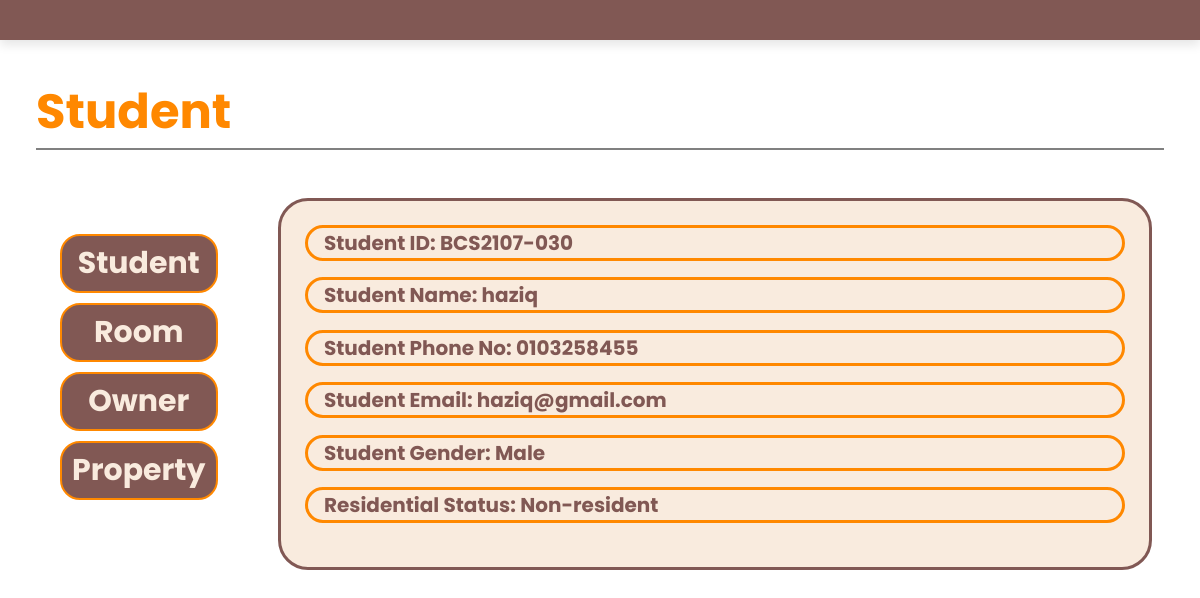
/index/admin_student_detail/2, run on the app's committed database.
### HouseRental/models.py (models this page shows, shortened)
class Student(models.Model):
    GENDER_CHOICES = [
        ('Male', 'Male'),
        ('Female', 'Female'),
    ]
    RESIDENTIAL_CHOICES = [
        ('Resident', 'Resident'),
        ('Non-resident', 'Non-resident'),
    ]
    user = models.OneToOneField(CustomUser, on_delete=models.CASCADE, primary_key=True)
    studentName=models.CharField(max_length=50)
    studentPhoneNo=models.CharField(max_length=12)
    studentEmail=models.EmailField(max_length=255)
    studentGender=models.CharField(max_length=6, choices=GENDER_CHOICES)
    residentialStatus=models.CharField(max_length=12, choices=RESIDENTIAL_CHOICES)

class CustomUser(AbstractBaseUser, PermissionsMixin):
    ROLE_CHOICES = (
        ('admin', 'Admin'),
        ('student', 'Student'),
    )
    customID = models.CharField(max_length=15, unique=True)
    role = models.CharField(max_length=10, choices=ROLE_CHOICES, default='student')
    is_staff = models.BooleanField(default=False)
    is_active = models.BooleanField(default=True)
    objects = CustomUserManager()
    USERNAME_FIELD = 'customID'
    REQUIRED_FIELDS = []
    def __str__(self):
        return self.customID

### HouseRental/views.py (the view)
# urls.py: path("admin_student_detail/<pk>",admin_student_detail.as_view(), name="admin_student_detail"),
class admin_student_detail(DetailView):
    model = Student
    template_name = 'admin_student_detail.html'
    context_object_name = 'entity_list'

### HouseRental/templates/admin_student_detail.html (shortened to what this page needs)
{% extends 'header.html' %}
{% block content %}
<body>
    <div class="index-head">
        <h1 class="head-title">Student</h1>
    </div>
    <hr/>
    <div class="container">
        <div class="sidebar">
            <ul class="sidebar-list">
                <li class="sidebar-list-item">
                    <a href="{% url 'admin_student_list' %}">Student</a>
                </li>
                <li class="sidebar-list-item">
                    <a href="{% url 'admin_room_list' %}">Room</a>
                </li>
                <li class="sidebar-list-item">
                    <a href="{% url 'admin_owner_list' %}">Owner</a>
                </li>
                <li class="sidebar-list-item">
                    <a href="{% url 'admin_property_list' %}">Property</a>
                </li>
            </ul>
        </div>
        <div class="content">
            <ul class="content-list">
                <li class="content-list-item">
                    <h1>Student ID: {{ entity_list.user }}</h1>
                </li>
                <li class="content-list-item">
                    <h1>Student Name: {{ entity_list.studentName }}</h1>
                </li>
                <li class="content-list-item">
                    <h1>Student Phone No: {{ entity_list.studentPhoneNo }}</h1>
                </li>
                <li class="content-list-item">
                    <h1>Student Email: {{ entity_list.studentEmail }}</h1>
                </li>
                <li class="content-list-item">
                    <h1>Student Gender: {{ entity_list.studentGender }}</h1>
                </li>
                <li class="content-list-item">
                    <h1>Residential Status: {{ entity_list.residentialStatus }}</h1>
                </li>
            </ul>
        </div>
    </div>
</body>
{% endblock %}

### HouseRental/templates/header.html (style rules this page uses)
* { font-family: 'Poppins', sans-serif; margin: 0; padding: 0; -webkit-box-sizing: border-box; box-sizing: border-box; outline: none; border: none; text-decoration: none; text-transform: capitalize; -webkit-transition: .2s linear; transition: .2s linear; }
html { font-size: 62.5%; overflow-x: hidden; scroll-behavior: smooth; }

### HouseRental/templates/admin_student_detail.html (style rules this page uses)
.index-head { margin: 3%; margin-bottom: 0%; font-size: x-large; display: flex; }
h1 { text-transform: none; color: #FF8800; }
hr { background-color: grey; width: 94%; height: 2px; margin-left: 3%; }
.container { display: flex; height: 100%; }
.sidebar { padding:5% ; padding-top: 7%; }
.sidebar-list { list-style: none; }
.sidebar-list-item { border: 2px solid #FF8800; background-color: #815854; border-radius: 2rem; padding: 5px; padding-left: 10px; padding-right: 10px; margin-bottom: 10px; text-align: center; }
.sidebar-list-item a { font-weight: 700; font-size: 30px; color: #F9EBDE; }
.content { border: 3px solid #815854; padding: 2%; margin-right: 4%; width: 1200px; margin-top: 4%; background-color: #F9EBDE; border-radius: 3rem; overflow-y: auto; max-height: 410px; }
.content-list { list-style: none; width: 100%; }
.content-list-item { background-color: #F9EBDE; border: solid #FF8800; margin: 0%; margin-bottom: 2%; padding-left: 2%; border-radius: 5rem }
.content-list-item h1 { color: #815854; }
.content-list-item :last-child { margin-bottom: 0%; }

### data on the page
Student: user "BCS2107-030", studentName "haziq", studentPhoneNo "0103258455", studentEmail "haziq@gmail.com", studentGender "Male", residentialStatus "Non-resident"
